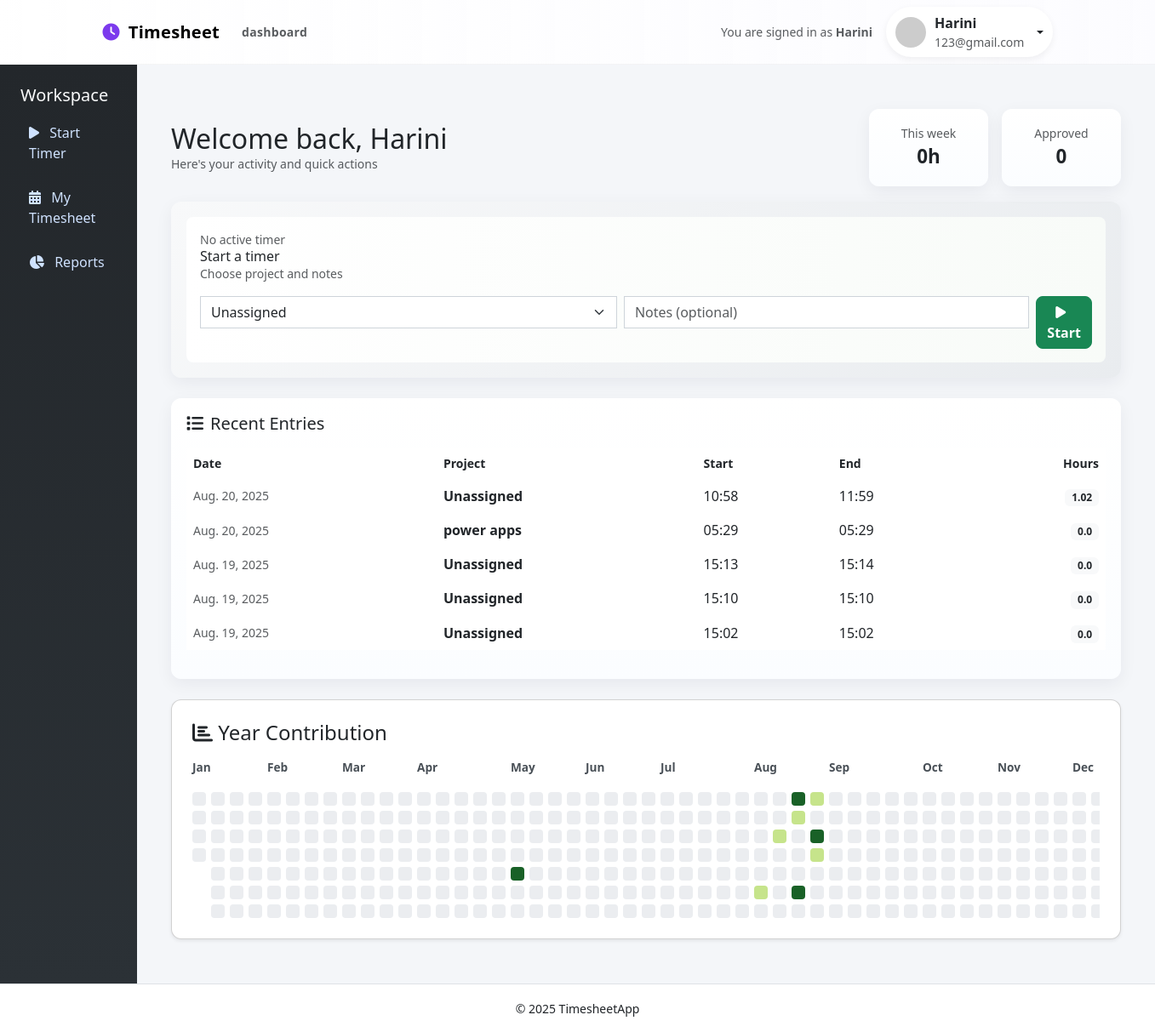
Page /dashboard/employee/ (signed in) on the committed database.
### timesheet_app/models.py (models this page shows, shortened)
class CustomUser(AbstractUser):
    role = models.CharField(max_length=10, choices=ROLE_CHOICES)

class TimesheetEntry(models.Model):
    user = models.ForeignKey(settings.AUTH_USER_MODEL, on_delete=models.CASCADE)
    project = models.ForeignKey(Project, on_delete=models.PROTECT, null=True, blank=True)
    work_date = models.DateField(null=False, blank=False)
    start_time = models.DateTimeField(null=True, blank=True)
    end_time = models.DateTimeField(null=True, blank=True)
    break_minutes = models.PositiveIntegerField(default=0)
    duration_minutes = models.PositiveIntegerField(default=0, editable=False)
    billable = models.BooleanField(default=True)
    notes = models.TextField(blank=True)
    created_at = models.DateTimeField(auto_now_add=True)
    updated_at = models.DateTimeField(auto_now=True)
    class Meta:
        indexes = [
            models.Index(fields=["user", "work_date"]),
            models.Index(fields=["project", "work_date"]),
        ]
        ordering = ["work_date", "start_time"]

class Project(models.Model):
    name = models.CharField(max_length=120)
    client = models.CharField(max_length=120)
    billable_default = models.BooleanField(default=True)
    active = models.BooleanField(default=True)
    created_at = models.DateTimeField(auto_now_add=True)
    updated_at = models.DateTimeField(auto_now=True)
    class Meta:
        indexes = [
            models.Index(fields=["active"]),
        ]

### timesheet_app/views.py (the view)
# urls.py: path("dashboard/employee/", employee_dashboard, name="employee_dashboard"),
@login_required
@role_required("employee")
def employee_dashboard(request):
    user = request.user
    today = dt.date.today()
    projects = Project.objects.filter(active=True).order_by("name")
    running_timer = TimesheetEntry.objects.filter(user=user, end_time__isnull=True).order_by("-start_time").first()
    if running_timer and running_timer.start_time:
        delta = timezone.now() - running_timer.start_time
        running_timer.hours = round(delta.total_seconds() / 3600, 2)
    else:
        running_timer = None
    recent_entries = TimesheetEntry.objects.filter(user=user).order_by("-work_date", "-start_time")[:5]
    for e in recent_entries:
        if e.duration_minutes is not None:
            e.hours = round(e.duration_minutes / 60.0, 2)
        elif e.start_time:
            delta = timezone.now() - e.start_time
            e.hours = round(delta.total_seconds() / 3600, 2)
        else:
            e.hours = 0
    year_start = dt.date(today.year, 1, 1)
    year_end = dt.date(today.year, 12, 31)
    entries_qs = TimesheetEntry.objects.filter(
        user=user, work_date__range=(year_start, year_end)
    ).values("work_date").annotate(total_minutes=Coalesce(Sum("duration_minutes"), 0))
    hours_map = {e["work_date"]: e["total_minutes"] / 60 for e in entries_qs}
    cal_data = []
    week = []
    current_date = year_start
    while current_date <= year_end:
        if current_date.weekday() == 6 and week:
            cal_data.append(week)
            week = []
        week.append({"date": current_date, "hours": hours_map.get(current_date, 0)})
        current_date += dt.timedelta(days=1)
    if week:
        cal_data.append(week)
    month_labels = []
    week_column_width = 22
    for month in range(1, 13):
        first_day = dt.date(today.year, month, 1)
        week_index = (first_day - year_start).days // 7
        margin_px = week_index * week_column_width
        month_labels.append({"name": calendar.month_abbr[month], "margin": margin_px})
    context = {
        "projects": projects,
        "running_timer": running_timer,
        "recent_entries": recent_entries,
        "cal_data": cal_data,
        "month_labels": month_labels,
    }
    return render(request, "dashboard/employee.html", context)

### timesheet_app/templates/dashboard/employee.html (shortened to what this page needs)
{% extends "base.html" %}
{% load static %}
{% block content %}
<div class="container my-4">
            <div class="topbar">
            <div>
                <h2 style="margin:0">Welcome back, {{ user.first_name|default:user.username }}</h2>
                <div class="small text-muted">Here's your activity and quick actions</div>
            </div>
            <div class="d-flex gap-3">
                <div class="card-modern text-center" style="min-width:140px">
                    <div class="small text-muted">This week</div>
                    <div style="font-size:1.4rem; font-weight:700">{{ total_hours|default:0 }}h</div>
                </div>
                <div class="card-modern text-center" style="min-width:140px">
                    <div class="small text-muted">Approved</div>
                    <div style="font-size:1.4rem; font-weight:700">{{ approved_this_month|default:0 }}</div>
                </div>
            </div>
        </div>
                <div class="card-modern mb-4 start-timer-card">
                                <div id="running-timer">
                                    {% include 'dashboard/_running_timer.html' %}
                                </div>
                    </div>
    <div class="card-modern mb-4" id="recent-entries">
        <h5 class="mb-3"><i class="fa-solid fa-list me-2"></i>Recent Entries</h5>
        <div class="table-responsive">
            <table class="table table-borderless align-middle">
                <thead>
                    <tr class="text-muted small">
                        <th>Date</th>
                        <th>Project</th>
                        <th>Start</th>
                        <th>End</th>
                        <th class="text-end">Hours</th>
                    </tr>
                </thead>
                <tbody>
                    {% for e in recent_entries %}
                    <tr class="py-2">
                        <td class="small text-muted">{{ e.work_date|date:"M. d, Y" }}</td>
                        <td><strong>{{ e.project.name|default:"Unassigned" }}</strong><div class="small text-muted">{{ e.notes|truncatechars:40 }}</div></td>
                        <td>{{ e.start_time|time:"H:i" }}</td>
                        <td>{{ e.end_time|time:"H:i"|default:"-" }}</td>
                        <td class="text-end"><span class="badge bg-light text-dark">{{ e.hours }}</span></td>
                    </tr>
                    {% endfor %}
                </tbody>
            </table>
        </div>
    </div>
    <div class="card p-4 shadow-sm git-graph-card">
        <h4 class="mb-3"><i class="fa fa-chart-bar"></i> Year Contribution</h4>
        <div class="git-graph">
            <div class="month-labels position-relative" style="height:28px;">
                {% for month in month_labels %}
                <div class="month-name position-absolute" style="left: {{ month.margin }}px">{{ month.name }}</div>
                {% endfor %}
            </div>
            <div class="weeks-wrap" style="overflow-x:auto; padding-top:6px;">
            <div class="weeks d-flex" style="gap:6px; min-width:900px;">
                {% for week in cal_data %}
                <div class="week d-flex flex-column" style="gap:6px;">
                    {% for day in week %}
                    {% if day.hours == 0 %}
                        <div class="day" title="{{ day.date }} - {{ day.hours }}h" style="background-color: #ebedf0"></div>
                    {% elif day.hours < 2 %}
                        <div class="day" title="{{ day.date }} - {{ day.hours }}h" style="background-color: #c6e48b"></div>
                    {% elif day.hours < 4 %}
                        <div class="day" title="{{ day.date }} - {{ day.hours }}h" style="background-color: #7bc96f"></div>
                    {% elif day.hours < 6 %}
                        <div class="day" title="{{ day.date }} - {{ day.hours }}h" style="background-color: #239a3b"></div>
                    {% else %}
                        <div class="day" title="{{ day.date }} - {{ day.hours }}h" style="background-color: #196127"></div>
                    {% endif %}
                    {% endfor %}
                </div>
                {% endfor %}
            </div>
            </div>
        </div>
    </div>
</div>
{% endblock %}

### timesheet_app/templates/base.html (shortened to what this page needs)
{% load static %}
<!doctype html>
<html lang="en">
<head>
  <link href="https://cdn.jsdelivr.net/npm/bootstrap@5.3.0/dist/css/bootstrap.min.css" rel="stylesheet">
  <link href="https://cdnjs.cloudflare.com/ajax/libs/font-awesome/6.4.0/css/all.min.css" rel="stylesheet">
</head>
<body>
<nav class="navbar navbar-expand-lg navbar-light" style="background: linear-gradient(90deg, rgba(255,255,255,0.7), rgba(250,250,255,0.6)); border-bottom:1px solid rgba(0,0,0,0.04);">
  <div class="container">
    <div class="app-brand">
      <i class="fa-solid fa-clock fa-lg" style="color:var(--accent)"></i>
      <a class="navbar-brand" href="{% url 'home' %}">Timesheet</a>
      <small class="text-muted">dashboard</small>
    </div>
    <div class="d-flex align-items-center">
      <div class="me-3 text-muted small">You are signed in as <strong>{{ user.get_full_name|default:user.username }}</strong></div>
      {% if user.is_authenticated %}
      <div class="dropdown">
        <button class="btn profile-pill dropdown-toggle" data-bs-toggle="dropdown" aria-expanded="false">
          {% if user.profile.avatar.url %}
            <img src="{{ user.profile.avatar.url }}" alt="avatar">
          {% else %}
            <img src="https://ui-avatars.com/api/?name={{ user.username }}&background=7c3aed&color=fff" alt="avatar">
          {% endif %}
          <div class="d-none d-sm-block text-start">
            <div style="font-weight:600">{{ user.get_full_name|default:user.username }}</div>
            <div class="small text-muted">{{ user.email }}</div>
          </div>
        </button>
      </div>
      {% endif %}
    </div>
  </div>
</nav>
<div class="d-flex">
  {% block sidebar %}
  <div class="sidebar">
    <h5 class="text-light">Workspace</h5>
    <a href="{% url 'add_time_entry' %}"><i class="fa-solid fa-play me-2"></i> Start Timer</a>
    <a href="{% url 'my_timesheet' %}"><i class="fa-solid fa-calendar-days me-2"></i> My Timesheet</a>
    <a href="{% url 'my_reports' %}"><i class="fa-solid fa-chart-pie me-2"></i> Reports</a>
  </div>
  {% endblock %}
  <div class="content-wrapper">
    {% block content %}{% endblock %}
  </div>
</div>
<footer class="text-center py-3 border-top">
  <small>&copy; 2025 TimesheetApp</small>
</footer>
</body>
</html>

### timesheet_app/templates/base.html (style rules this page uses)
:root { --primary:#0d6efd; --muted:#6c757d; --card:#ffffff; --bg:#f4f6f9; --accent:#7c3aed; }
body { display: flex; min-height: 100vh; flex-direction: column; }
.sidebar { width: 220px; background: linear-gradient(180deg,#23272b, #2b3136); color: #fff; min-height: 100vh; padding: 24px; }
.sidebar a { display: block; color: #cfe2ff; margin: 12px 0; text-decoration: none; padding: 8px 10px; border-radius: 8px; }
.content-wrapper { flex: 1; padding: 28px; background: var(--bg); min-height: 100vh; }
.day { width: 18px; height: 18px; border-radius: 4px; cursor: pointer; transition: transform 0.12s; }
.topbar { display:flex; align-items:center; justify-content:space-between; gap:16px; margin-bottom:18px; }
.app-brand { font-weight:700; letter-spacing:0.3px; display:flex; align-items:center; gap:10px; }
.profile-pill { display:flex; align-items:center; gap:10px; background:var(--card); padding:6px 10px; border-radius:999px; box-shadow:0 3px 8px rgba(12,12,12,0.06); }
.profile-pill img { width:36px; height:36px; border-radius:50%; object-fit:cover; }
.card-modern { background: linear-gradient(180deg, #fff, #fbfdff); border-radius:12px; padding:18px; box-shadow: 0 6px 20px rgba(20,20,50,0.06); }

### timesheet_app/templates/dashboard/employee.html (style rules this page uses)
.start-timer-card { border-radius: 12px; background: linear-gradient(135deg, #f8f9fa, #e9ecef); transition: transform 0.2s, box-shadow 0.2s; }
.git-graph-card { border-radius: 12px; }
.git-graph { display: flex; flex-direction: column; }
.month-labels { display: flex; justify-content: space-between; margin-bottom: 5px; }
.month-name { font-weight: bold; font-size: 0.85rem; color: #495057; }
.weeks { display: flex; gap: 2px; }
.week { display: flex; flex-direction: column; gap: 2px; }
.day { width: 16px; height: 16px; border-radius: 4px; transition: all 0.2s; }

### rows in the picture
CustomUser: get_full_name "Harini", email "123@gmail.com", first_name "Harini"
TimesheetEntry: work_date "Aug. 20, 2025", project.name "Unassigned", start_time "10:58", end_time "11:59", hours "1.02"
TimesheetEntry: work_date "Aug. 20, 2025", project.name "power apps", start_time "05:29", end_time "05:29", hours "0.0"
TimesheetEntry: work_date "Aug. 19, 2025", project.name "Unassigned", start_time "15:13", end_time "15:14", hours "0.0"
TimesheetEntry: work_date "Aug. 19, 2025", project.name "Unassigned", start_time "15:10", end_time "15:10", hours "0.0"
TimesheetEntry: work_date "Aug. 19, 2025", project.name "Unassigned", start_time "15:02", end_time "15:02", hours "0.0"

### other values in the picture
{{ total_hours|default:0 }} "0"
{{ approved_this_month|default:0 }} "0"
{{ month.name }} "Jan" "Feb" "Mar" "Apr" "May" "Jun" "Jul" "Aug" "Sep" "Oct" "Nov" "Dec"
